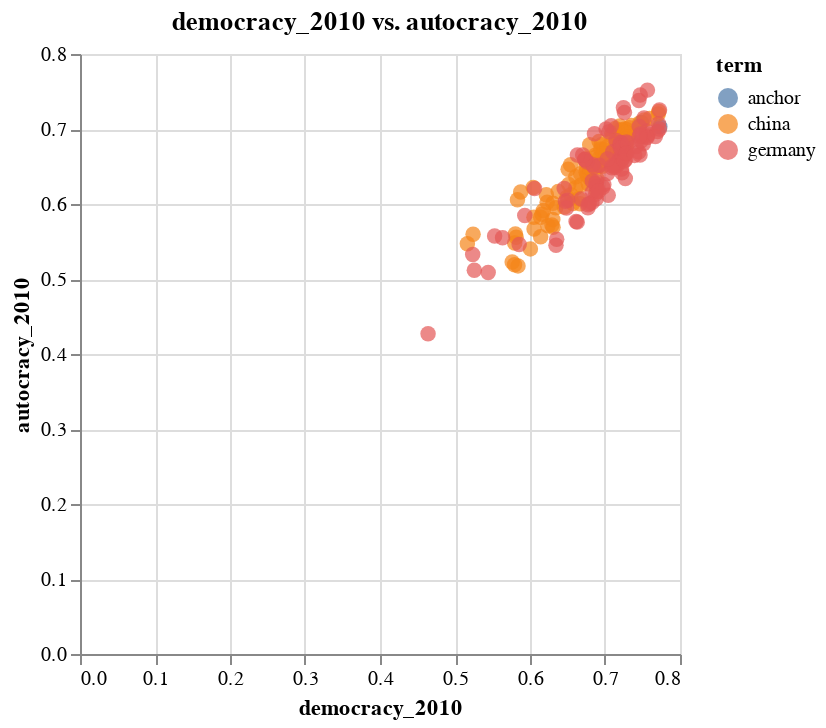

Notebook source saved alongside this figure:
### Code cell
#FIGURE 4

axis_terms = ['democracy', 'autocracy']
axis_years = ['2010_2020', '2010_2020']
plot_terms = ['china', 'germany']

emb1 = Embedding(axis_terms[0] + '_' + axis_years[0].split('_')[0], concept_year_agg[axis_terms[0]][axis_years[0]])
emb2 = Embedding(axis_terms[1] + '_' + axis_years[1].split('_')[0], concept_year_agg[axis_terms[1]][axis_years[1]])
color_list = ['anchor','anchor']
full_list = [Embedding('china', country_year_agg['china']['2010_2020']), Embedding('germany', country_year_agg['germany']['2010_2020'])]


for term in plot_terms:

    for year, clusters in country_clust_agg[term].items():
        for cluster, content in clusters.items():
            temp_embed =  Embedding(f"{term}_{year}_{cluster}", content['cluster_mean'])
            full_list.append(temp_embed)
            color_list.append(term)

china_germany = EmbeddingSet(*full_list)
china_germany = china_germany.assign(term=color_list)

china_germany.plot_interactive(x_axis=emb1, annot=False,
                                           y_axis=emb2, color = 'term',
                                           axis_metric = 'cosine_similarity')

### Figure 1 — Vega-Lite specification as saved in the notebook (floating-point values rounded to 4 significant figures; data arrays with more than 128 entries replaced by an {"elided": "..."} marker saying what was removed)
{"config": {"view": {"continuousWidth": 300, "continuousHeight": 300}}, "data": {"name": "data-87ff68f3bb0b744835fd8f2529f6cf1b"}, "mark": {"type": "circle", "size": 60}, "encoding": {"color": {"field": "term", "type": "nominal"}, "tooltip": [{"field": "name", "type": "nominal"}, {"field": "original", "type": "nominal"}], "x": {"axis": {"title": "democracy_2010"}, "field": "x_axis", "type": "quantitative"}, "y": {"axis": {"title": "autocracy_2010"}, "field": "y_axis", "type": "quantitative"}}, "params": [{"name": "param_2", "select": {"type": "interval", "encodings": ["x", "y"]}, "bind": "scales"}], "title": "democracy_2010 vs. autocracy_2010", "$schema": "https://vega.github.io/schema/vega-lite/v5.8.0.json", "datasets": {"data-87ff68f3bb0b744835fd8f2529f6cf1b": {"elided": "206 records"}}}
